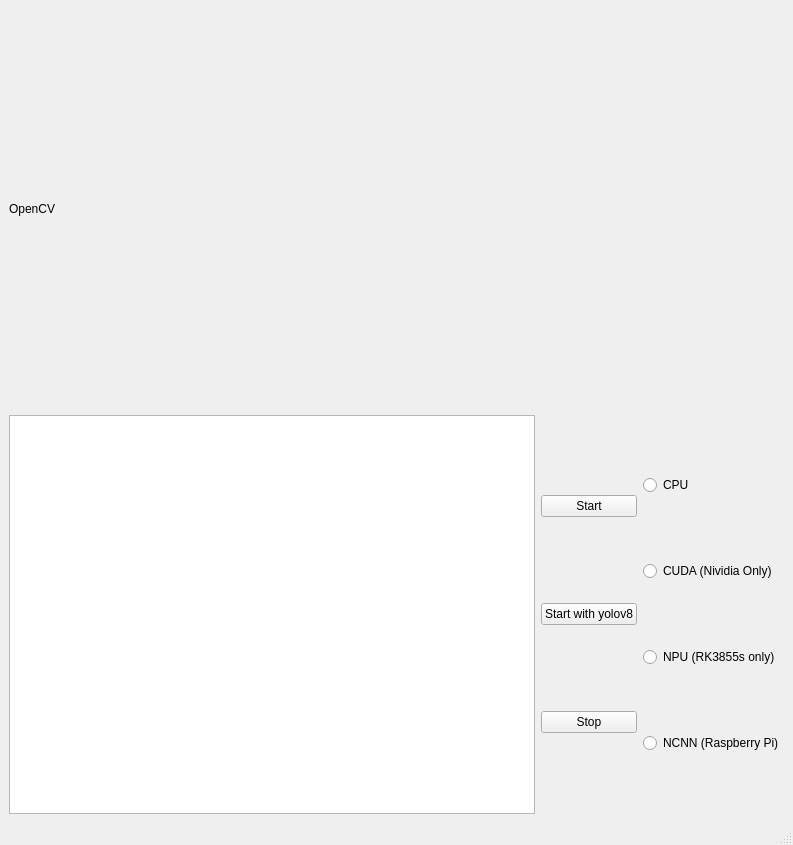
<?xml version="1.0" encoding="UTF-8"?>
<ui version="4.0">
 <class>MainWindow</class>
 <widget class="QMainWindow" name="MainWindow">
  <property name="geometry">
   <rect>
    <x>0</x>
    <y>0</y>
    <width>793</width>
    <height>845</height>
   </rect>
  </property>
  <property name="windowTitle">
   <string>YoLoV8 Tool</string>
  </property>
  <widget class="QWidget" name="centralwidget">
   <layout class="QVBoxLayout" name="verticalLayout_4">
    <item>
     <layout class="QVBoxLayout" name="verticalLayout_3">
      <item>
       <widget class="QLabel" name="opencv_object">
        <property name="minimumSize">
         <size>
          <width>400</width>
          <height>400</height>
         </size>
        </property>
        <property name="text">
         <string>OpenCV</string>
        </property>
       </widget>
      </item>
      <item>
       <layout class="QHBoxLayout" name="horizontalLayout_2">
        <item>
         <widget class="QPlainTextEdit" name="plainTextEdit"/>
        </item>
        <item>
         <layout class="QHBoxLayout" name="horizontalLayout">
          <item>
           <layout class="QVBoxLayout" name="verticalLayout">
            <item>
             <widget class="QPushButton" name="start_btn">
              <property name="text">
               <string>Start</string>
              </property>
             </widget>
            </item>
            <item>
             <widget class="QPushButton" name="start_with_yolov8">
              <property name="text">
               <string>Start with yolov8</string>
              </property>
             </widget>
            </item>
            <item>
             <widget class="QPushButton" name="stop">
              <property name="text">
               <string>Stop</string>
              </property>
             </widget>
            </item>
           </layout>
          </item>
          <item>
           <layout class="QVBoxLayout" name="verticalLayout_2">
            <item>
             <widget class="QRadioButton" name="cpu_select">
              <property name="text">
               <string>CPU </string>
              </property>
             </widget>
            </item>
            <item>
             <widget class="QRadioButton" name="cuda_select">
              <property name="text">
               <string>CUDA (Nividia Only)</string>
              </property>
             </widget>
            </item>
            <item>
             <widget class="QRadioButton" name="npu_select">
              <property name="text">
               <string>NPU (RK3855s only)</string>
              </property>
             </widget>
            </item>
            <item>
             <widget class="QRadioButton" name="ncnn_select">
              <property name="text">
               <string>NCNN (Raspberry Pi)</string>
              </property>
             </widget>
            </item>
           </layout>
          </item>
         </layout>
        </item>
       </layout>
      </item>
     </layout>
    </item>
   </layout>
  </widget>
  <widget class="QMenuBar" name="menubar">
   <property name="geometry">
    <rect>
     <x>0</x>
     <y>0</y>
     <width>793</width>
     <height>26</height>
    </rect>
   </property>
  </widget>
  <widget class="QStatusBar" name="statusbar"/>
 </widget>
 <resources/>
 <connections/>
</ui>
